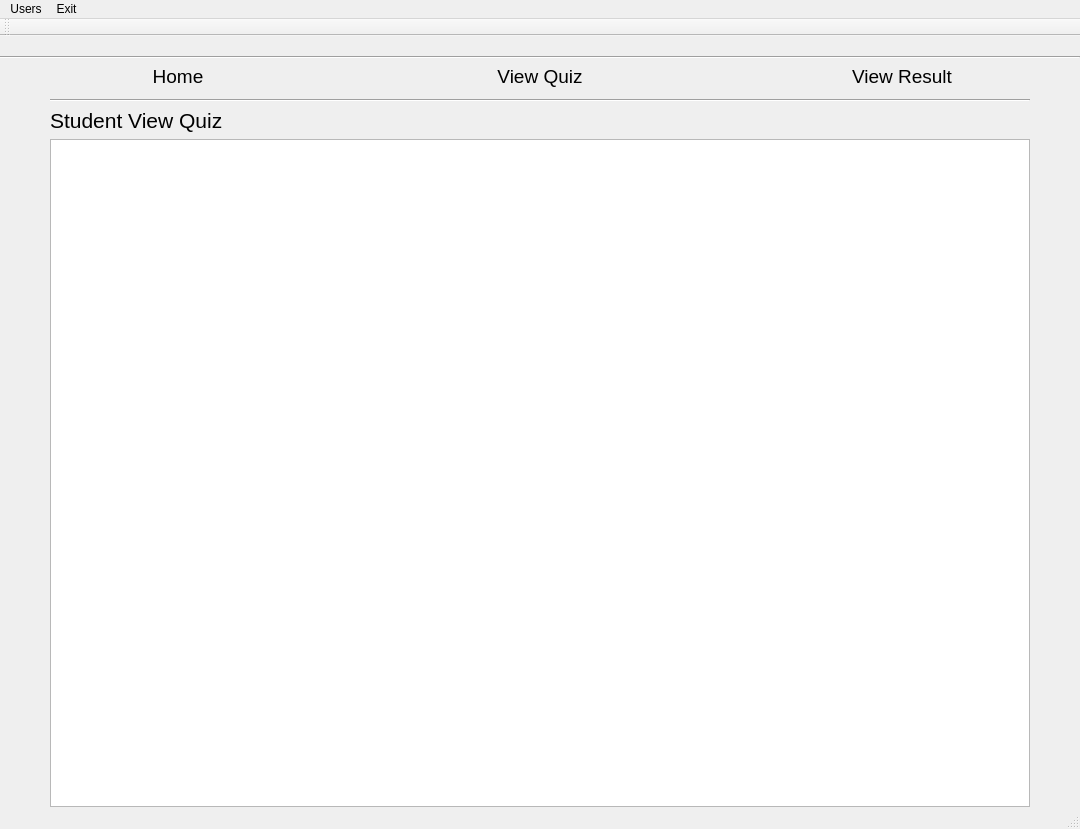
<?xml version="1.0" encoding="UTF-8"?>
<ui version="4.0">
 <class>studentViewQuiz</class>
 <widget class="QMainWindow" name="studentViewQuiz">
  <property name="geometry">
   <rect>
    <x>0</x>
    <y>0</y>
    <width>1080</width>
    <height>829</height>
   </rect>
  </property>
  <property name="sizePolicy">
   <sizepolicy hsizetype="MinimumExpanding" vsizetype="Preferred">
    <horstretch>0</horstretch>
    <verstretch>0</verstretch>
   </sizepolicy>
  </property>
  <property name="minimumSize">
   <size>
    <width>800</width>
    <height>600</height>
   </size>
  </property>
  <property name="windowTitle">
   <string>Student View Quiz</string>
  </property>
  <property name="windowIcon">
   <iconset>
    <normaloff>Image/javaicon.png</normaloff>Image/javaicon.png</iconset>
  </property>
  <widget class="QWidget" name="centralWidget">
   <layout class="QVBoxLayout" name="verticalLayout" stretch="0,1">
    <property name="leftMargin">
     <number>0</number>
    </property>
    <property name="topMargin">
     <number>0</number>
    </property>
    <property name="rightMargin">
     <number>0</number>
    </property>
    <property name="bottomMargin">
     <number>0</number>
    </property>
    <item>
     <layout class="QVBoxLayout" name="overallLayout">
      <item>
       <widget class="QLabel" name="bg">
        <property name="text">
         <string/>
        </property>
        <property name="pixmap">
         <pixmap>Image/gg2.JPG</pixmap>
        </property>
       </widget>
      </item>
      <item>
       <widget class="Line" name="line">
        <property name="orientation">
         <enum>Qt::Horizontal</enum>
        </property>
       </widget>
      </item>
      <item>
       <layout class="QHBoxLayout" name="menu">
        <property name="topMargin">
         <number>0</number>
        </property>
        <item>
         <widget class="QPushButton" name="homeBtn">
          <property name="font">
           <font>
            <family>Arial</family>
            <pointsize>14</pointsize>
           </font>
          </property>
          <property name="styleSheet">
           <string notr="true">QPushButton
{
	border: None;
}

QPushButton:hover
{
	color: rgb(47,79,79);
	font-size: 34px;
}

</string>
          </property>
          <property name="text">
           <string>Home</string>
          </property>
         </widget>
        </item>
        <item>
         <widget class="QPushButton" name="viewquizBtn">
          <property name="font">
           <font>
            <family>Arial</family>
            <pointsize>14</pointsize>
           </font>
          </property>
          <property name="styleSheet">
           <string notr="true">QPushButton
{
	border: None;
}

QPushButton:hover
{
	color: rgb(47,79,79);
	font-size: 34px;
}

</string>
          </property>
          <property name="text">
           <string>View Quiz</string>
          </property>
         </widget>
        </item>
        <item>
         <widget class="QPushButton" name="viewresultBtn">
          <property name="font">
           <font>
            <family>Arial</family>
            <pointsize>14</pointsize>
           </font>
          </property>
          <property name="styleSheet">
           <string notr="true">QPushButton
{
	border: None;
}

QPushButton:hover
{
	color: rgb(47,79,79);
	font-size: 34px;
}

</string>
          </property>
          <property name="text">
           <string>View Result</string>
          </property>
         </widget>
        </item>
       </layout>
      </item>
     </layout>
    </item>
    <item>
     <layout class="QVBoxLayout" name="Content">
      <property name="leftMargin">
       <number>50</number>
      </property>
      <property name="topMargin">
       <number>5</number>
      </property>
      <property name="rightMargin">
       <number>50</number>
      </property>
      <item>
       <widget class="Line" name="line_2">
        <property name="orientation">
         <enum>Qt::Horizontal</enum>
        </property>
       </widget>
      </item>
      <item>
       <widget class="QLabel" name="title">
        <property name="font">
         <font>
          <family>Arial</family>
          <pointsize>16</pointsize>
         </font>
        </property>
        <property name="text">
         <string>Student View Quiz</string>
        </property>
       </widget>
      </item>
      <item>
       <widget class="QTableView" name="studenttableView">
        <property name="sizePolicy">
         <sizepolicy hsizetype="MinimumExpanding" vsizetype="Expanding">
          <horstretch>0</horstretch>
          <verstretch>0</verstretch>
         </sizepolicy>
        </property>
        <property name="autoScrollMargin">
         <number>16</number>
        </property>
       </widget>
      </item>
     </layout>
    </item>
   </layout>
  </widget>
  <widget class="QMenuBar" name="menuBar">
   <property name="geometry">
    <rect>
     <x>0</x>
     <y>0</y>
     <width>1080</width>
     <height>31</height>
    </rect>
   </property>
   <widget class="QMenu" name="menuUsers">
    <property name="title">
     <string>Users</string>
    </property>
    <addaction name="actionLogout"/>
    <addaction name="actionLogout_2"/>
   </widget>
   <widget class="QMenu" name="menuExit">
    <property name="title">
     <string>Exit</string>
    </property>
    <addaction name="actionClose_Alt_F4"/>
   </widget>
   <addaction name="menuUsers"/>
   <addaction name="menuExit"/>
  </widget>
  <widget class="QToolBar" name="mainToolBar">
   <attribute name="toolBarArea">
    <enum>TopToolBarArea</enum>
   </attribute>
   <attribute name="toolBarBreak">
    <bool>false</bool>
   </attribute>
  </widget>
  <widget class="QStatusBar" name="statusBar"/>
  <action name="actionLogout">
   <property name="text">
    <string>Change Password</string>
   </property>
  </action>
  <action name="actionClose_Alt_F4">
   <property name="text">
    <string>Close (Alt + F4)</string>
   </property>
  </action>
  <action name="actionLogout_2">
   <property name="text">
    <string>Logout</string>
   </property>
  </action>
 </widget>
 <layoutdefault spacing="6" margin="11"/>
 <resources/>
 <connections/>
</ui>
